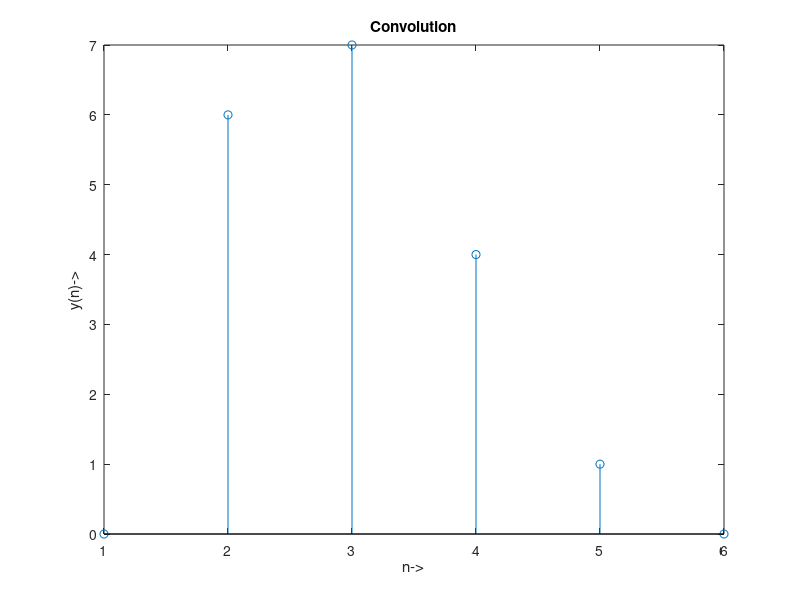

Recreate this plot in MATLAB.
x = [0 2 1 0];
h = [3 2 1];
m = length(x);
n = length(h);
X = [x,zeros(1,n-1)];
H = [h,zeros(1,m-1)];
n3 = 1:n+m-1
for i=1:n+m-1
    Y(i)=0
    for j=1:m
        if(i-j+1>0)
            Y(i)=Y(i)+X(j)*H(i-j+1);
        else
        end
    end
end
stem(n3,Y);
xlabel('n->');
ylabel('y(n)->');
title('Convolution');